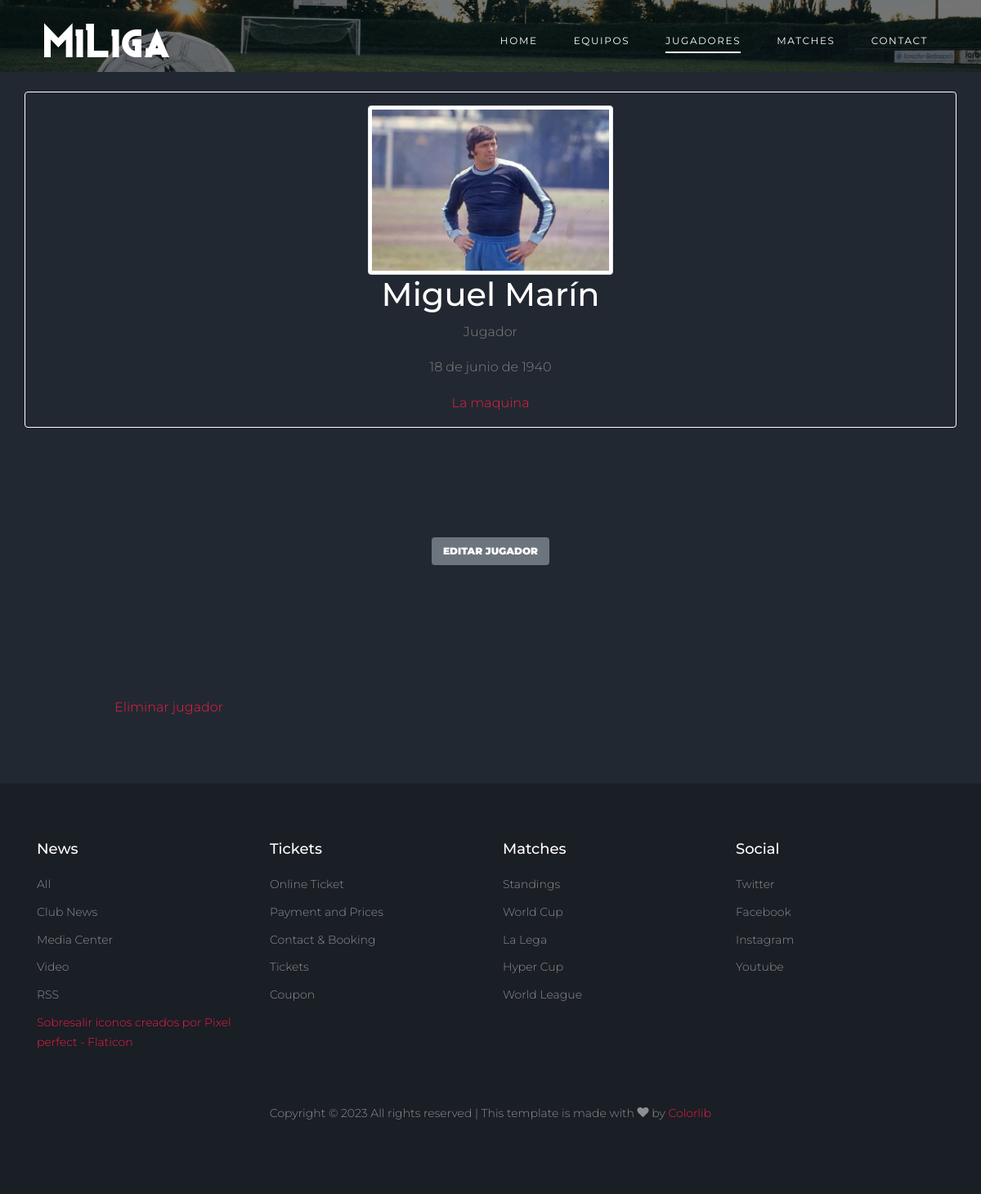
/jugador/31/, run on the app's committed database.
### miliga/models.py (models this page shows, shortened)
class Jugador(models.Model):
    ocupacion = (
        ('Jugador', 'Jugador'),
        ('Director tecnico', 'Director tecnico'),
        ('Auxiliar', 'Auxiliar'),
    )
    nombre              = models.CharField(max_length=100)
    telefono            = models.CharField(max_length=100, blank=True, null=True, default=None)
    fecha_nacimiento    = models.DateField()
    ocupacion           = models.CharField(max_length=100,null=True, blank=True, choices=ocupacion , default='Jugador')
    numero_playera      = models.IntegerField(null=True, blank=True)
    equipo              = models.ForeignKey(Equipo, on_delete=models.CASCADE)
    jugador_img         = models.ImageField(upload_to='jugadores/', blank=True, null=True)
    identificacion_img  = models.ImageField(upload_to='jugadores/', blank=True, null=True)

class Equipo(models.Model):
    nombre     = models.CharField(max_length=100)
    campo      = models.CharField(max_length=100, blank=True, null=True, default=None)
    telefono   = models.CharField(max_length=100, blank=True, null=True, default=None)
    escudo_img = models.ImageField(upload_to='equipos/', blank=True, null=True)
    foto_img   = models.ImageField(upload_to='equipos/', blank=True, null=True)
    activo     = models.BooleanField(default=True)

### miliga/views/jugadores.py (the view)
# urls.py: path('jugador/<int:jugador_id>/',  detail_jugador, name='detail_jugador'),
def detail_jugador(request, jugador_id):
    context = {}
    context['zona'] = 'jugadores'
    jugador = get_object_or_404(Jugador, pk=jugador_id)
    context['jugador'] = jugador
    context = comprobar_mensajes(request, context)
    return render(request, 'miliga/jugadores/detail_jugador.html', context)

### miliga/views/jugadores.py (called while the page is built)
def comprobar_mensajes(request, context):
    if 'mensaje' in request.session:
        context['mensaje'] = request.session.get('mensaje')
        del request.session['mensaje']
    return context

### miliga/templates/miliga/jugadores/detail_jugador.html (shortened to what this page needs)
{% extends 'miliga/base_1.html' %}
{% load static %}
{% block content %}
<div class="container pt-3 mt-4 border border-white rounded">
    <div class="row align-items-end">
        <div class="col-lg-12 mx-auto text-center">
            {% if jugador.jugador_img %}
            <img src="{{jugador.jugador_img.url}}"alt="" height="300" width="300" class="img-thumbnail">
            {% endif %}
            <h1 class="text-white">{{jugador.nombre}}</h1>
            <p>{{jugador.ocupacion}}</p>
            <p>{{jugador.fecha_nacimiento}}</p>
            <p><a href="{%url 'miliga:detail_equipo' jugador.equipo.id%}">{{jugador.equipo.nombre}}</a></p>
        </div>
    </div>
</div>
<br>
<br>
<div class="site-section">
    <div class="container">
        <div class="row justify-content-center">
            <div class="col-lg-10 text-center">
                <a href="{%url 'miliga:edit_jugador' jugador.id%}" class="btn btn-secondary">Editar
                    jugador</a>
            </div>
        </div>
    </div>
</div>
<div class="site-section">
    <div class="container">
        <div class="row justify-content-center">
            <div class="col-lg-10 ">
                <a href="#" data-toggle="modal" data-target="#confirm-delete">Eliminar
                    jugador</a>
            </div>
        </div>
    </div>
</div>
{% endblock %}

### static/css/style.css (style rules this page uses)
body { line-height: 1.7; color: gray; font-weight: 300; background-color: #222831; font-size: 16px; }
a { -webkit-transition: .3s all ease; -o-transition: .3s all ease; transition: .3s all ease; }
h1, h2, h3, h4, h5, .h1, .h2, .h3, .h4, .h5 { font-family: "Montserrat", -apple-system, BlinkMacSystemFont, "Segoe UI", Roboto, "Helvetica Neue", Arial, sans-serif, "Apple Color Emoji", "Segoe UI Emoji", "Segoe UI Symbol", "Noto Color Emoji"; color: #fff; }
.btn { text-transform: uppercase; font-size: 12px; font-weight: 900; border-width: 2px; }
.site-section { padding: 2.5em 0; }
@media (min-width: 768px) { .site-section { padding: 5em 0; } }

### data on the page
Jugador: jugador_img (picture), nombre "Miguel Marín", ocupacion "Jugador", fecha_nacimiento "18 de junio de 1940", equipo.nombre "La maquina"
